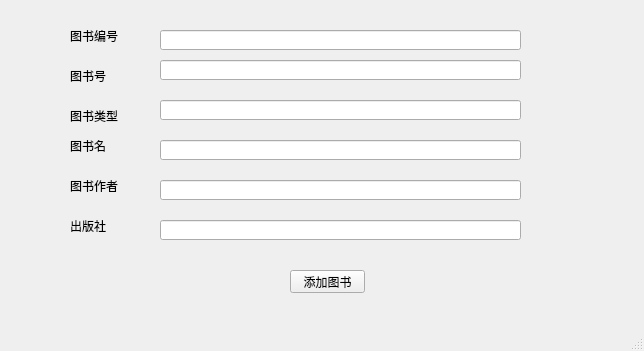
<?xml version="1.0" encoding="UTF-8"?>
<ui version="4.0">
 <class>AddBookWindow</class>
 <widget class="QMainWindow" name="AddBookWindow">
  <property name="geometry">
   <rect>
    <x>0</x>
    <y>0</y>
    <width>644</width>
    <height>351</height>
   </rect>
  </property>
  <property name="windowTitle">
   <string>MainWindow</string>
  </property>
  <widget class="QWidget" name="centralwidget">
   <widget class="QLabel" name="label">
    <property name="geometry">
     <rect>
      <x>70</x>
      <y>30</y>
      <width>54</width>
      <height>12</height>
     </rect>
    </property>
    <property name="text">
     <string>图书编号</string>
    </property>
   </widget>
   <widget class="QLabel" name="label_2">
    <property name="geometry">
     <rect>
      <x>70</x>
      <y>70</y>
      <width>54</width>
      <height>12</height>
     </rect>
    </property>
    <property name="text">
     <string>图书号</string>
    </property>
   </widget>
   <widget class="QLabel" name="label_3">
    <property name="geometry">
     <rect>
      <x>70</x>
      <y>110</y>
      <width>54</width>
      <height>12</height>
     </rect>
    </property>
    <property name="text">
     <string>图书类型</string>
    </property>
   </widget>
   <widget class="QLabel" name="label_4">
    <property name="geometry">
     <rect>
      <x>70</x>
      <y>140</y>
      <width>54</width>
      <height>12</height>
     </rect>
    </property>
    <property name="text">
     <string>图书名</string>
    </property>
   </widget>
   <widget class="QLabel" name="label_5">
    <property name="geometry">
     <rect>
      <x>70</x>
      <y>180</y>
      <width>54</width>
      <height>12</height>
     </rect>
    </property>
    <property name="text">
     <string>图书作者</string>
    </property>
   </widget>
   <widget class="QLabel" name="label_6">
    <property name="geometry">
     <rect>
      <x>70</x>
      <y>220</y>
      <width>54</width>
      <height>12</height>
     </rect>
    </property>
    <property name="text">
     <string>出版社</string>
    </property>
   </widget>
   <widget class="QLineEdit" name="et_bookid">
    <property name="geometry">
     <rect>
      <x>160</x>
      <y>30</y>
      <width>361</width>
      <height>20</height>
     </rect>
    </property>
   </widget>
   <widget class="QLineEdit" name="et_booknumber">
    <property name="geometry">
     <rect>
      <x>160</x>
      <y>60</y>
      <width>361</width>
      <height>20</height>
     </rect>
    </property>
   </widget>
   <widget class="QLineEdit" name="et_bookname">
    <property name="geometry">
     <rect>
      <x>160</x>
      <y>140</y>
      <width>361</width>
      <height>20</height>
     </rect>
    </property>
   </widget>
   <widget class="QLineEdit" name="et_author">
    <property name="geometry">
     <rect>
      <x>160</x>
      <y>180</y>
      <width>361</width>
      <height>20</height>
     </rect>
    </property>
   </widget>
   <widget class="QLineEdit" name="et_publishhouse">
    <property name="geometry">
     <rect>
      <x>160</x>
      <y>220</y>
      <width>361</width>
      <height>20</height>
     </rect>
    </property>
   </widget>
   <widget class="QLineEdit" name="et_bookcategory">
    <property name="geometry">
     <rect>
      <x>160</x>
      <y>100</y>
      <width>361</width>
      <height>20</height>
     </rect>
    </property>
   </widget>
   <widget class="QPushButton" name="btn_addbook">
    <property name="geometry">
     <rect>
      <x>290</x>
      <y>270</y>
      <width>75</width>
      <height>23</height>
     </rect>
    </property>
    <property name="text">
     <string>添加图书</string>
    </property>
   </widget>
  </widget>
  <widget class="QMenuBar" name="menubar">
   <property name="geometry">
    <rect>
     <x>0</x>
     <y>0</y>
     <width>644</width>
     <height>23</height>
    </rect>
   </property>
  </widget>
  <widget class="QStatusBar" name="statusbar"/>
 </widget>
 <resources/>
 <connections/>
</ui>
